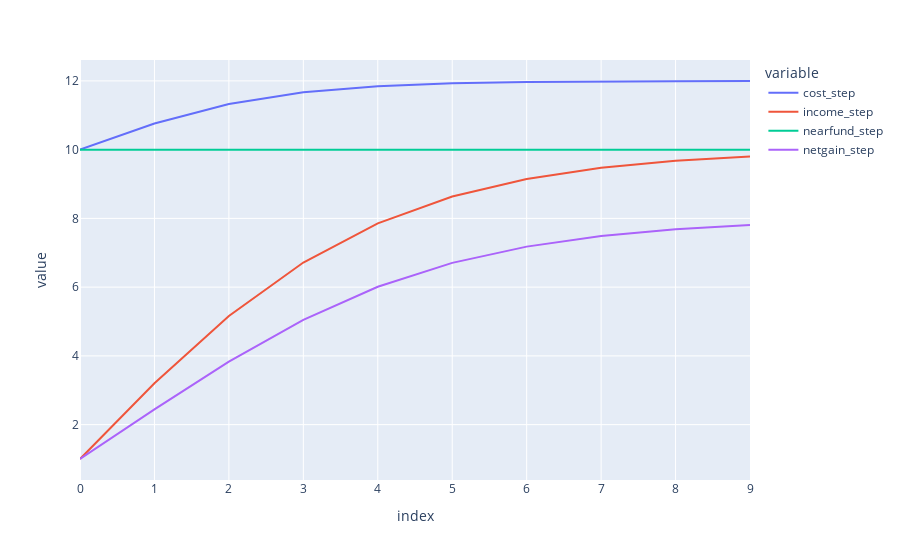

Here is the notebook cell this chart was saved with:
### Code cell
px.line(var_df,y=['cost_step','income_step','nearfund_step','netgain_step'])

### Figure 1 — Plotly figure (JSON) as saved in the notebook; plotly's stock layout.template omitted (floating-point values rounded to 4 significant figures)
{"data": [{"hovertemplate": "variable=cost_step<br>index=%{x}<br>value=%{y}<extra></extra>", "legendgroup": "cost_step", "line": {"color": "#636efa", "dash": "solid"}, "mode": "lines", "name": "cost_step", "orientation": "v", "showlegend": true, "type": "scatter", "x": [0, 1, 2, 3, 4, 5, 6, 7, 8, 9], "xaxis": "x", "y": [10, 10.76, 11.33, 11.67, 11.84, 11.93, 11.97, 11.99, 11.99, 12.0], "yaxis": "y"}, {"hovertemplate": "variable=income_step<br>index=%{x}<br>value=%{y}<extra></extra>", "legendgroup": "income_step", "line": {"color": "#EF553B", "dash": "solid"}, "mode": "lines", "name": "income_step", "orientation": "v", "showlegend": true, "type": "scatter", "x": [0, 1, 2, 3, 4, 5, 6, 7, 8, 9], "xaxis": "x", "y": [1, 3.204, 5.159, 6.716, 7.854, 8.635, 9.146, 9.472, 9.676, 9.802], "yaxis": "y"}, {"hovertemplate": "variable=nearfund_step<br>index=%{x}<br>value=%{y}<extra></extra>", "legendgroup": "nearfund_step", "line": {"color": "#00cc96", "dash": "solid"}, "mode": "lines", "name": "nearfund_step", "orientation": "v", "showlegend": true, "type": "scatter", "x": [0, 1, 2, 3, 4, 5, 6, 7, 8, 9], "xaxis": "x", "y": [10, 10, 10, 10, 10, 10, 10, 10, 10, 10], "yaxis": "y"}, {"hovertemplate": "variable=netgain_step<br>index=%{x}<br>value=%{y}<extra></extra>", "legendgroup": "netgain_step", "line": {"color": "#ab63fa", "dash": "solid"}, "mode": "lines", "name": "netgain_step", "orientation": "v", "showlegend": true, "type": "scatter", "x": [0, 1, 2, 3, 4, 5, 6, 7, 8, 9], "xaxis": "x", "y": [1, 2.444, 3.831, 5.049, 6.011, 6.706, 7.179, 7.487, 7.683, 7.805], "yaxis": "y"}], "layout": {"legend": {"title": {"text": "variable"}, "tracegroupgap": 0}, "margin": {"t": 60}, "xaxis": {"anchor": "y", "domain": [0, 1], "title": {"text": "index"}}, "yaxis": {"anchor": "x", "domain": [0, 1], "title": {"text": "value"}}}}
